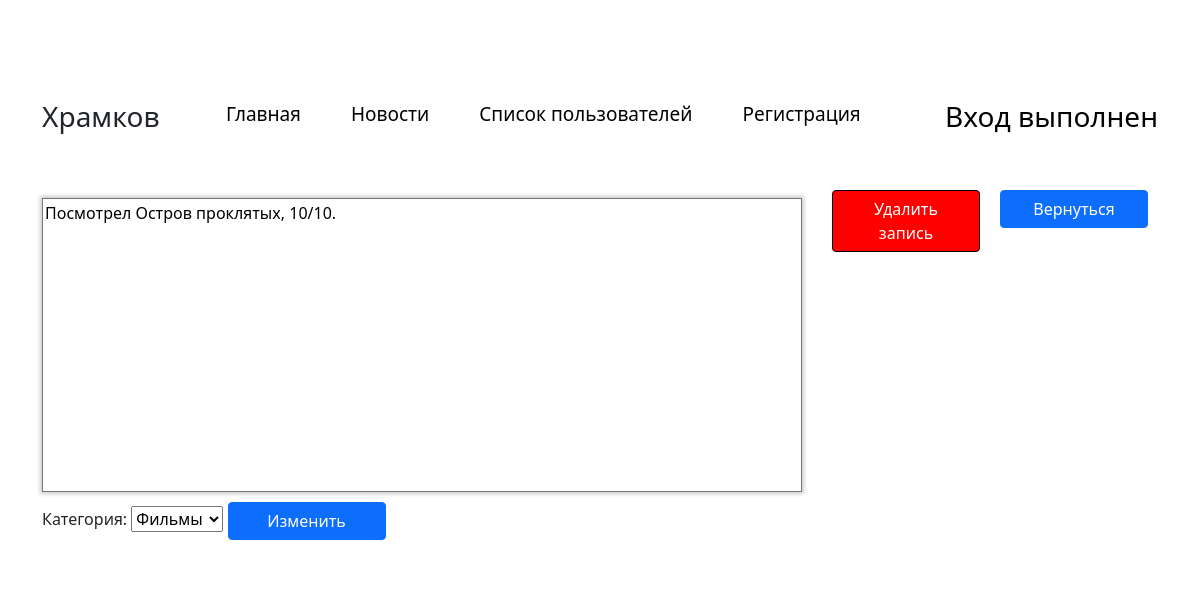
/editnews/?news=4 (signed in), run on an earlier commit of the app's database.
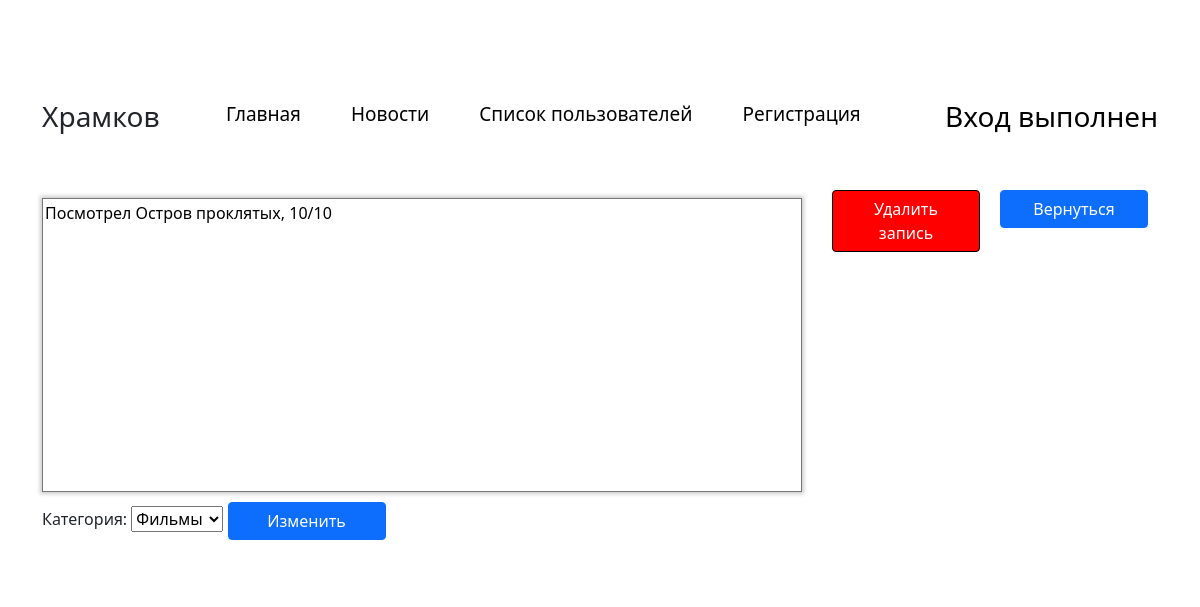
And on a later commit of the database.
### lab4.py (models this page shows)
class News(dbalc.Model):
    id = dbalc.Column(dbalc.Integer, primary_key=True, autoincrement=True)
    maintext = dbalc.Column(dbalc.String(5000), nullable=True)
    category = dbalc.Column(dbalc.String(100))
    date_created = dbalc.Column(dbalc.DateTime, default=datetime.utcnow())
    user_id = dbalc.Column(dbalc.Integer)

class Categories(dbalc.Model):
    id = dbalc.Column(dbalc.Integer, primary_key=True, autoincrement=True)
    category = dbalc.Column(dbalc.String(100), nullable=True)

### lab4.py (the view, shortened to what this page needs)
@app.route('/editnews/', methods=['POST', 'GET'])
def edit_news():
    if 'login' in session:
        nnn = request.args.get('news')
        if not nnn:
            abort(404)
        news = News.query.filter_by(id=request.args.get('news')).first()
        u = Users.query.filter_by(email=session['login']).first()
        if u.id != news.user_id and u.role != 'Админ':
            abort(404)
        if request.method == 'POST':
            ed_news = News.query.filter_by(id = nnn).first()
            ed_news.maintext = request.form.get('edit_news')
            ed_news.category = request.form.get('category')
            dbalc.session.commit()
        cati = Categories.query.all()
        user = Users.query.filter_by(id = news.user_id).first()
        spis_cati = []
        for i in range(len(cati)):
            spis_cati.append(cati[i].category)
        return render_template('editnews.html', news = news, cati = spis_cati, user = user)
    else:
        abort(404)

### templates/editnews.html (shortened to what this page needs)
{% extends 'main.html' %}
{% block body %}
            <div class="news_box">
                 <form method="POST" class="form_cat">
                     <textarea name="edit_news" id="edit_news" rows="12" cols="80" required class="input_news">{{news.maintext}}</textarea>
                     <label>Категория:</label>
                     <select name="category" required >
                        {% for category in cati %}
                            <option {% if category == news.category %} selected {% endif %} > {{ category }} </option>
                        {% endfor %}
                    </select>
                    <button type="submit"  class="btn btn-primary news_btn">Изменить</button>
                </form>
                <button onclick="return destroy();" class="btn btn-primary news_btn delete_news">Удалить запись</button>
                <button class="btn btn-primary news_btn2" onclick="location.href='../account/?user={{user.email}}';">Вернуться</button>
            </div>
    {% endblock %}

What changed in the data, as far as the page shows it:
changed News "Фильмы": edit_news "Посмотрел Остров проклятых, 10/10." → "Посмотрел Остров проклятых, 10/10"
